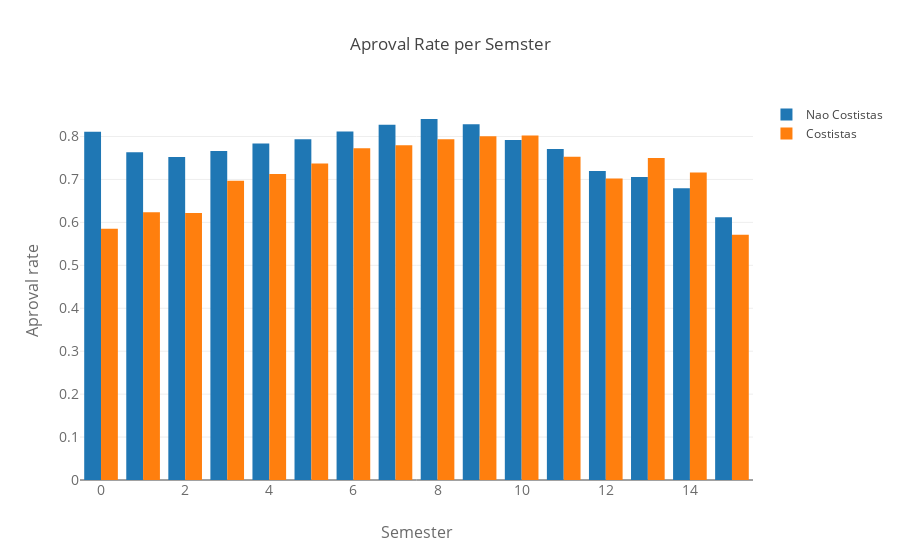

The cell this chart's notebook holds for it:
### Code cell
dataNaoCotista = go.Bar(
        x = desempenhoNaoCostista['semestre'],
        y = desempenhoNaoCostista['desempenho'],
        name='Nao Costistas'
    )


dataCotista = go.Bar(
        x = desempenhoCotista['semestre'],
        y = desempenhoCotista['desempenho'],
        name='Costistas'
    )

data = [dataNaoCotista, dataCotista]
layout = go.Layout(
    title='Aproval Rate per Semster',
    xaxis=dict(
        title='Semester',
        titlefont=dict(
            size=16,
            color='rgb(107, 107, 107)'
        ),
        tickfont=dict(
            size=14,
            color='rgb(107, 107, 107)'
        )
    ),
    yaxis=dict(
        title='Aproval rate',
        titlefont=dict(
            size=16,
            color='rgb(107, 107, 107)'
        ),
        tickfont=dict(
            size=14,
            color='rgb(107, 107, 107)'
        )
    ),
    barmode='group'
)
fig = go.Figure(data=data, layout=layout)
py.iplot(fig, filename='dados')

### Figure 1 — Plotly figure (JSON) as saved in the notebook; plotly's stock layout.template omitted (floating-point values rounded to 4 significant figures)
{"data": [{"name": "Nao Costistas", "type": "bar", "uid": "df751fd9-d845-40d2-863b-50b68822a92e", "x": [0, 1, 2, 3, 4, 5, 6, 7, 8, 9, 10, 11, 12, 13, 14, 15], "y": [0.811, 0.7636, 0.7522, 0.7662, 0.7834, 0.7934, 0.8118, 0.8275, 0.8408, 0.8283, 0.7917, 0.7706, 0.7198, 0.7057, 0.6793, 0.6117]}, {"name": "Costistas", "type": "bar", "uid": "82536fb8-b698-4c66-ad83-b9f0776f4f5f", "x": [0, 1, 2, 3, 4, 5, 6, 7, 8, 9, 10, 11, 12, 13, 14, 15], "y": [0.5853, 0.6234, 0.622, 0.6971, 0.7128, 0.7372, 0.7728, 0.7796, 0.7938, 0.8007, 0.8025, 0.7531, 0.702, 0.75, 0.7164, 0.5714]}], "layout": {"barmode": "group", "title": {"text": "Aproval Rate per Semster"}, "xaxis": {"tickfont": {"color": "rgb(107, 107, 107)", "size": 14}, "title": {"font": {"color": "rgb(107, 107, 107)", "size": 16}, "text": "Semester"}}, "yaxis": {"tickfont": {"color": "rgb(107, 107, 107)", "size": 14}, "title": {"font": {"color": "rgb(107, 107, 107)", "size": 16}, "text": "Aproval rate"}}}}
